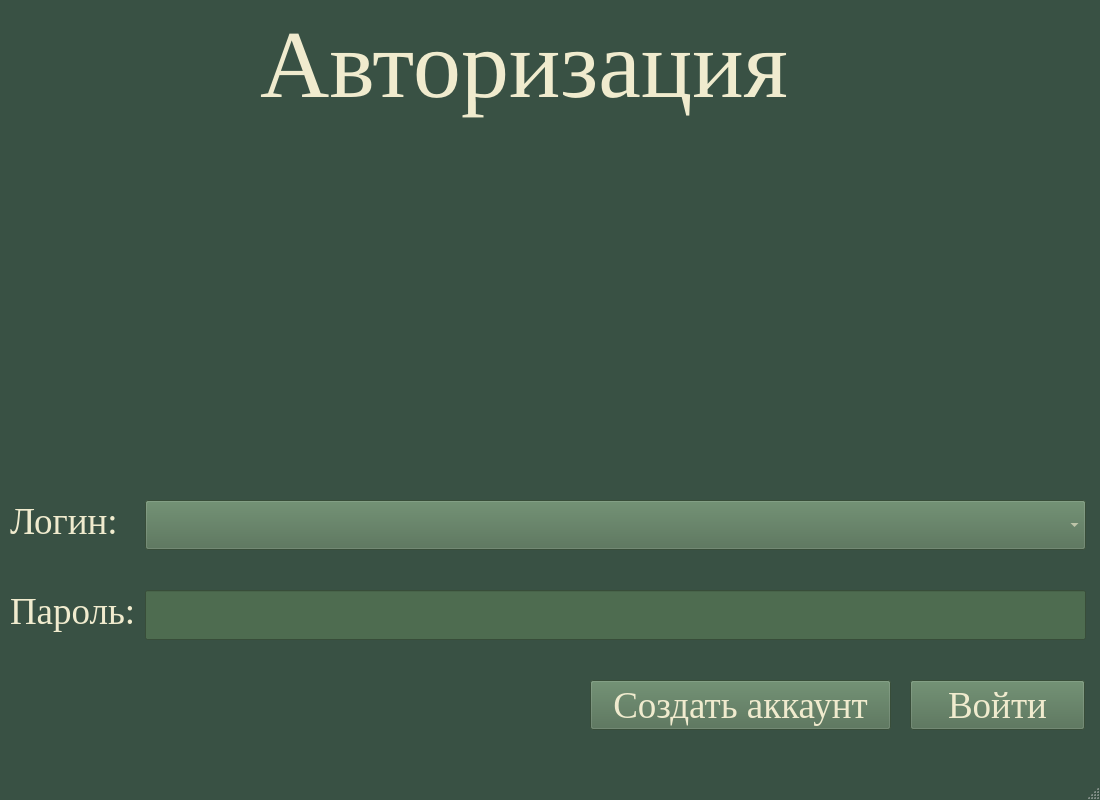
<?xml version="1.0" encoding="UTF-8"?>
<ui version="4.0">
 <class>MainWindow</class>
 <widget class="QMainWindow" name="MainWindow">
  <property name="geometry">
   <rect>
    <x>0</x>
    <y>0</y>
    <width>1100</width>
    <height>800</height>
   </rect>
  </property>
  <property name="palette">
   <palette>
    <active>
     <colorrole role="WindowText">
      <brush brushstyle="SolidPattern">
       <color alpha="255">
        <red>240</red>
        <green>235</green>
        <blue>206</blue>
       </color>
      </brush>
     </colorrole>
     <colorrole role="Text">
      <brush brushstyle="SolidPattern">
       <color alpha="255">
        <red>240</red>
        <green>235</green>
        <blue>206</blue>
       </color>
      </brush>
     </colorrole>
     <colorrole role="Base">
      <brush brushstyle="SolidPattern">
       <color alpha="255">
        <red>255</red>
        <green>255</green>
        <blue>255</blue>
       </color>
      </brush>
     </colorrole>
     <colorrole role="Window">
      <brush brushstyle="SolidPattern">
       <color alpha="255">
        <red>57</red>
        <green>81</green>
        <blue>68</blue>
       </color>
      </brush>
     </colorrole>
    </active>
    <inactive>
     <colorrole role="WindowText">
      <brush brushstyle="SolidPattern">
       <color alpha="255">
        <red>240</red>
        <green>235</green>
        <blue>206</blue>
       </color>
      </brush>
     </colorrole>
     <colorrole role="Text">
      <brush brushstyle="SolidPattern">
       <color alpha="255">
        <red>240</red>
        <green>235</green>
        <blue>206</blue>
       </color>
      </brush>
     </colorrole>
     <colorrole role="Base">
      <brush brushstyle="SolidPattern">
       <color alpha="255">
        <red>255</red>
        <green>255</green>
        <blue>255</blue>
       </color>
      </brush>
     </colorrole>
     <colorrole role="Window">
      <brush brushstyle="SolidPattern">
       <color alpha="255">
        <red>57</red>
        <green>81</green>
        <blue>68</blue>
       </color>
      </brush>
     </colorrole>
    </inactive>
    <disabled>
     <colorrole role="WindowText">
      <brush brushstyle="SolidPattern">
       <color alpha="255">
        <red>120</red>
        <green>120</green>
        <blue>120</blue>
       </color>
      </brush>
     </colorrole>
     <colorrole role="Text">
      <brush brushstyle="SolidPattern">
       <color alpha="255">
        <red>120</red>
        <green>120</green>
        <blue>120</blue>
       </color>
      </brush>
     </colorrole>
     <colorrole role="Base">
      <brush brushstyle="SolidPattern">
       <color alpha="255">
        <red>57</red>
        <green>81</green>
        <blue>68</blue>
       </color>
      </brush>
     </colorrole>
     <colorrole role="Window">
      <brush brushstyle="SolidPattern">
       <color alpha="255">
        <red>57</red>
        <green>81</green>
        <blue>68</blue>
       </color>
      </brush>
     </colorrole>
    </disabled>
   </palette>
  </property>
  <property name="font">
   <font>
    <family>Times New Roman</family>
    <pointsize>26</pointsize>
   </font>
  </property>
  <property name="windowTitle">
   <string>MainWindow</string>
  </property>
  <widget class="QWidget" name="centralwidget">
   <widget class="QPushButton" name="pushButton_2">
    <property name="geometry">
     <rect>
      <x>590</x>
      <y>680</y>
      <width>301</width>
      <height>50</height>
     </rect>
    </property>
    <property name="font">
     <font>
      <family>Times New Roman</family>
      <pointsize>28</pointsize>
     </font>
    </property>
    <property name="styleSheet">
     <string notr="true">background-color: rgb(78, 108, 80); 
color: rgb(240, 235, 206);</string>
    </property>
    <property name="text">
     <string>Создать аккаунт</string>
    </property>
   </widget>
   <widget class="QLabel" name="label_2">
    <property name="geometry">
     <rect>
      <x>530</x>
      <y>140</y>
      <width>480</width>
      <height>300</height>
     </rect>
    </property>
    <property name="font">
     <font>
      <family>Times New Roman</family>
     </font>
    </property>
    <property name="text">
     <string/>
    </property>
   </widget>
   <widget class="QComboBox" name="comboBox">
    <property name="geometry">
     <rect>
      <x>145</x>
      <y>500</y>
      <width>941</width>
      <height>50</height>
     </rect>
    </property>
    <property name="palette">
     <palette>
      <active>
       <colorrole role="WindowText">
        <brush brushstyle="SolidPattern">
         <color alpha="255">
          <red>240</red>
          <green>235</green>
          <blue>206</blue>
         </color>
        </brush>
       </colorrole>
       <colorrole role="Button">
        <brush brushstyle="SolidPattern">
         <color alpha="255">
          <red>78</red>
          <green>108</green>
          <blue>80</blue>
         </color>
        </brush>
       </colorrole>
       <colorrole role="Text">
        <brush brushstyle="SolidPattern">
         <color alpha="255">
          <red>240</red>
          <green>235</green>
          <blue>206</blue>
         </color>
        </brush>
       </colorrole>
       <colorrole role="BrightText">
        <brush brushstyle="SolidPattern">
         <color alpha="255">
          <red>89</red>
          <green>69</green>
          <blue>69</blue>
         </color>
        </brush>
       </colorrole>
       <colorrole role="ButtonText">
        <brush brushstyle="SolidPattern">
         <color alpha="255">
          <red>240</red>
          <green>235</green>
          <blue>206</blue>
         </color>
        </brush>
       </colorrole>
       <colorrole role="Base">
        <brush brushstyle="SolidPattern">
         <color alpha="255">
          <red>78</red>
          <green>108</green>
          <blue>80</blue>
         </color>
        </brush>
       </colorrole>
       <colorrole role="Window">
        <brush brushstyle="SolidPattern">
         <color alpha="255">
          <red>78</red>
          <green>108</green>
          <blue>80</blue>
         </color>
        </brush>
       </colorrole>
       <colorrole role="Shadow">
        <brush brushstyle="SolidPattern">
         <color alpha="255">
          <red>240</red>
          <green>235</green>
          <blue>206</blue>
         </color>
        </brush>
       </colorrole>
       <colorrole role="Highlight">
        <brush brushstyle="SolidPattern">
         <color alpha="255">
          <red>78</red>
          <green>108</green>
          <blue>80</blue>
         </color>
        </brush>
       </colorrole>
       <colorrole role="HighlightedText">
        <brush brushstyle="SolidPattern">
         <color alpha="255">
          <red>89</red>
          <green>69</green>
          <blue>69</blue>
         </color>
        </brush>
       </colorrole>
      </active>
      <inactive>
       <colorrole role="WindowText">
        <brush brushstyle="SolidPattern">
         <color alpha="255">
          <red>240</red>
          <green>235</green>
          <blue>206</blue>
         </color>
        </brush>
       </colorrole>
       <colorrole role="Button">
        <brush brushstyle="SolidPattern">
         <color alpha="255">
          <red>78</red>
          <green>108</green>
          <blue>80</blue>
         </color>
        </brush>
       </colorrole>
       <colorrole role="Text">
        <brush brushstyle="SolidPattern">
         <color alpha="255">
          <red>240</red>
          <green>235</green>
          <blue>206</blue>
         </color>
        </brush>
       </colorrole>
       <colorrole role="BrightText">
        <brush brushstyle="SolidPattern">
         <color alpha="255">
          <red>89</red>
          <green>69</green>
          <blue>69</blue>
         </color>
        </brush>
       </colorrole>
       <colorrole role="ButtonText">
        <brush brushstyle="SolidPattern">
         <color alpha="255">
          <red>240</red>
          <green>235</green>
          <blue>206</blue>
         </color>
        </brush>
       </colorrole>
       <colorrole role="Base">
        <brush brushstyle="SolidPattern">
         <color alpha="255">
          <red>78</red>
          <green>108</green>
          <blue>80</blue>
         </color>
        </brush>
       </colorrole>
       <colorrole role="Window">
        <brush brushstyle="SolidPattern">
         <color alpha="255">
          <red>78</red>
          <green>108</green>
          <blue>80</blue>
         </color>
        </brush>
       </colorrole>
       <colorrole role="Shadow">
        <brush brushstyle="SolidPattern">
         <color alpha="255">
          <red>105</red>
          <green>105</green>
          <blue>105</blue>
         </color>
        </brush>
       </colorrole>
       <colorrole role="Highlight">
        <brush brushstyle="SolidPattern">
         <color alpha="255">
          <red>78</red>
          <green>108</green>
          <blue>80</blue>
         </color>
        </brush>
       </colorrole>
       <colorrole role="HighlightedText">
        <brush brushstyle="SolidPattern">
         <color alpha="255">
          <red>89</red>
          <green>69</green>
          <blue>69</blue>
         </color>
        </brush>
       </colorrole>
      </inactive>
      <disabled>
       <colorrole role="WindowText">
        <brush brushstyle="SolidPattern">
         <color alpha="255">
          <red>240</red>
          <green>235</green>
          <blue>206</blue>
         </color>
        </brush>
       </colorrole>
       <colorrole role="Button">
        <brush brushstyle="SolidPattern">
         <color alpha="255">
          <red>78</red>
          <green>108</green>
          <blue>80</blue>
         </color>
        </brush>
       </colorrole>
       <colorrole role="Text">
        <brush brushstyle="SolidPattern">
         <color alpha="255">
          <red>240</red>
          <green>235</green>
          <blue>206</blue>
         </color>
        </brush>
       </colorrole>
       <colorrole role="BrightText">
        <brush brushstyle="SolidPattern">
         <color alpha="255">
          <red>89</red>
          <green>69</green>
          <blue>69</blue>
         </color>
        </brush>
       </colorrole>
       <colorrole role="ButtonText">
        <brush brushstyle="SolidPattern">
         <color alpha="255">
          <red>240</red>
          <green>235</green>
          <blue>206</blue>
         </color>
        </brush>
       </colorrole>
       <colorrole role="Base">
        <brush brushstyle="SolidPattern">
         <color alpha="255">
          <red>78</red>
          <green>108</green>
          <blue>80</blue>
         </color>
        </brush>
       </colorrole>
       <colorrole role="Window">
        <brush brushstyle="SolidPattern">
         <color alpha="255">
          <red>78</red>
          <green>108</green>
          <blue>80</blue>
         </color>
        </brush>
       </colorrole>
       <colorrole role="Shadow">
        <brush brushstyle="SolidPattern">
         <color alpha="255">
          <red>0</red>
          <green>0</green>
          <blue>0</blue>
         </color>
        </brush>
       </colorrole>
       <colorrole role="Highlight">
        <brush brushstyle="SolidPattern">
         <color alpha="230">
          <red>255</red>
          <green>248</green>
          <blue>234</blue>
         </color>
        </brush>
       </colorrole>
       <colorrole role="HighlightedText">
        <brush brushstyle="SolidPattern">
         <color alpha="255">
          <red>89</red>
          <green>69</green>
          <blue>69</blue>
         </color>
        </brush>
       </colorrole>
      </disabled>
     </palette>
    </property>
    <property name="font">
     <font>
      <family>Times New Roman</family>
      <pointsize>28</pointsize>
     </font>
    </property>
    <property name="styleSheet">
     <string notr="true">background-color: rgb(78, 108, 80); 
color: rgb(240, 235, 206);</string>
    </property>
   </widget>
   <widget class="QLabel" name="label">
    <property name="geometry">
     <rect>
      <x>260</x>
      <y>10</y>
      <width>527</width>
      <height>109</height>
     </rect>
    </property>
    <property name="font">
     <font>
      <family>Times New Roman</family>
      <pointsize>72</pointsize>
     </font>
    </property>
    <property name="text">
     <string>Авторизация</string>
    </property>
   </widget>
   <widget class="QLabel" name="label_4">
    <property name="geometry">
     <rect>
      <x>10</x>
      <y>590</y>
      <width>123</width>
      <height>42</height>
     </rect>
    </property>
    <property name="font">
     <font>
      <family>Times New Roman</family>
      <pointsize>28</pointsize>
     </font>
    </property>
    <property name="text">
     <string>Пароль:</string>
    </property>
   </widget>
   <widget class="QLabel" name="label_3">
    <property name="geometry">
     <rect>
      <x>10</x>
      <y>500</y>
      <width>106</width>
      <height>42</height>
     </rect>
    </property>
    <property name="font">
     <font>
      <family>Times New Roman</family>
      <pointsize>28</pointsize>
     </font>
    </property>
    <property name="text">
     <string>Логин:</string>
    </property>
   </widget>
   <widget class="QLineEdit" name="lineEdit">
    <property name="geometry">
     <rect>
      <x>145</x>
      <y>590</y>
      <width>941</width>
      <height>50</height>
     </rect>
    </property>
    <property name="palette">
     <palette>
      <active>
       <colorrole role="WindowText">
        <brush brushstyle="SolidPattern">
         <color alpha="255">
          <red>240</red>
          <green>235</green>
          <blue>206</blue>
         </color>
        </brush>
       </colorrole>
       <colorrole role="Button">
        <brush brushstyle="SolidPattern">
         <color alpha="255">
          <red>78</red>
          <green>108</green>
          <blue>80</blue>
         </color>
        </brush>
       </colorrole>
       <colorrole role="Text">
        <brush brushstyle="SolidPattern">
         <color alpha="255">
          <red>240</red>
          <green>235</green>
          <blue>206</blue>
         </color>
        </brush>
       </colorrole>
       <colorrole role="ButtonText">
        <brush brushstyle="SolidPattern">
         <color alpha="255">
          <red>240</red>
          <green>235</green>
          <blue>206</blue>
         </color>
        </brush>
       </colorrole>
       <colorrole role="Base">
        <brush brushstyle="SolidPattern">
         <color alpha="255">
          <red>78</red>
          <green>108</green>
          <blue>80</blue>
         </color>
        </brush>
       </colorrole>
       <colorrole role="Window">
        <brush brushstyle="SolidPattern">
         <color alpha="255">
          <red>78</red>
          <green>108</green>
          <blue>80</blue>
         </color>
        </brush>
       </colorrole>
       <colorrole role="Highlight">
        <brush brushstyle="SolidPattern">
         <color alpha="255">
          <red>255</red>
          <green>230</green>
          <blue>230</blue>
         </color>
        </brush>
       </colorrole>
      </active>
      <inactive>
       <colorrole role="WindowText">
        <brush brushstyle="SolidPattern">
         <color alpha="255">
          <red>240</red>
          <green>235</green>
          <blue>206</blue>
         </color>
        </brush>
       </colorrole>
       <colorrole role="Button">
        <brush brushstyle="SolidPattern">
         <color alpha="255">
          <red>78</red>
          <green>108</green>
          <blue>80</blue>
         </color>
        </brush>
       </colorrole>
       <colorrole role="Text">
        <brush brushstyle="SolidPattern">
         <color alpha="255">
          <red>240</red>
          <green>235</green>
          <blue>206</blue>
         </color>
        </brush>
       </colorrole>
       <colorrole role="ButtonText">
        <brush brushstyle="SolidPattern">
         <color alpha="255">
          <red>240</red>
          <green>235</green>
          <blue>206</blue>
         </color>
        </brush>
       </colorrole>
       <colorrole role="Base">
        <brush brushstyle="SolidPattern">
         <color alpha="255">
          <red>78</red>
          <green>108</green>
          <blue>80</blue>
         </color>
        </brush>
       </colorrole>
       <colorrole role="Window">
        <brush brushstyle="SolidPattern">
         <color alpha="255">
          <red>78</red>
          <green>108</green>
          <blue>80</blue>
         </color>
        </brush>
       </colorrole>
       <colorrole role="Highlight">
        <brush brushstyle="SolidPattern">
         <color alpha="255">
          <red>255</red>
          <green>230</green>
          <blue>230</blue>
         </color>
        </brush>
       </colorrole>
      </inactive>
      <disabled>
       <colorrole role="WindowText">
        <brush brushstyle="SolidPattern">
         <color alpha="255">
          <red>240</red>
          <green>235</green>
          <blue>206</blue>
         </color>
        </brush>
       </colorrole>
       <colorrole role="Button">
        <brush brushstyle="SolidPattern">
         <color alpha="255">
          <red>78</red>
          <green>108</green>
          <blue>80</blue>
         </color>
        </brush>
       </colorrole>
       <colorrole role="Text">
        <brush brushstyle="SolidPattern">
         <color alpha="255">
          <red>240</red>
          <green>235</green>
          <blue>206</blue>
         </color>
        </brush>
       </colorrole>
       <colorrole role="ButtonText">
        <brush brushstyle="SolidPattern">
         <color alpha="255">
          <red>240</red>
          <green>235</green>
          <blue>206</blue>
         </color>
        </brush>
       </colorrole>
       <colorrole role="Base">
        <brush brushstyle="SolidPattern">
         <color alpha="255">
          <red>78</red>
          <green>108</green>
          <blue>80</blue>
         </color>
        </brush>
       </colorrole>
       <colorrole role="Window">
        <brush brushstyle="SolidPattern">
         <color alpha="255">
          <red>78</red>
          <green>108</green>
          <blue>80</blue>
         </color>
        </brush>
       </colorrole>
       <colorrole role="Highlight">
        <brush brushstyle="SolidPattern">
         <color alpha="255">
          <red>255</red>
          <green>230</green>
          <blue>230</blue>
         </color>
        </brush>
       </colorrole>
      </disabled>
     </palette>
    </property>
    <property name="font">
     <font>
      <family>Times New Roman</family>
      <pointsize>28</pointsize>
     </font>
    </property>
    <property name="styleSheet">
     <string notr="true">background-color: rgb(78, 108, 80); 
color: rgb(240, 235, 206);</string>
    </property>
    <property name="text">
     <string/>
    </property>
   </widget>
   <widget class="QPushButton" name="pushButton">
    <property name="geometry">
     <rect>
      <x>910</x>
      <y>680</y>
      <width>175</width>
      <height>50</height>
     </rect>
    </property>
    <property name="font">
     <font>
      <family>Times New Roman</family>
      <pointsize>28</pointsize>
     </font>
    </property>
    <property name="styleSheet">
     <string notr="true">background-color: rgb(78, 108, 80); 
color: rgb(240, 235, 206);</string>
    </property>
    <property name="text">
     <string>Войти</string>
    </property>
   </widget>
  </widget>
  <widget class="QMenuBar" name="menubar">
   <property name="geometry">
    <rect>
     <x>0</x>
     <y>0</y>
     <width>1100</width>
     <height>46</height>
    </rect>
   </property>
  </widget>
  <widget class="QStatusBar" name="statusbar"/>
 </widget>
 <resources/>
 <connections/>
</ui>
